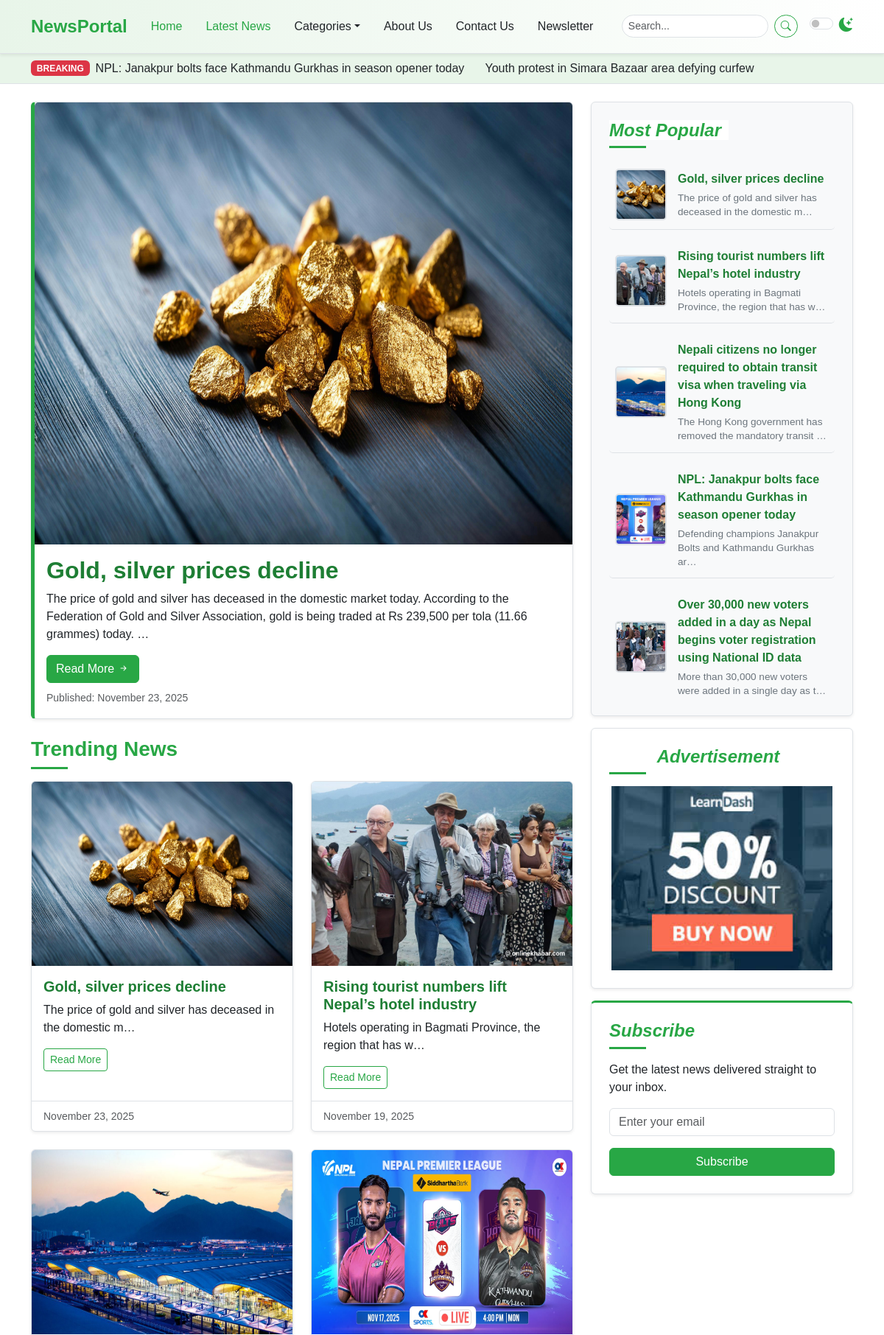
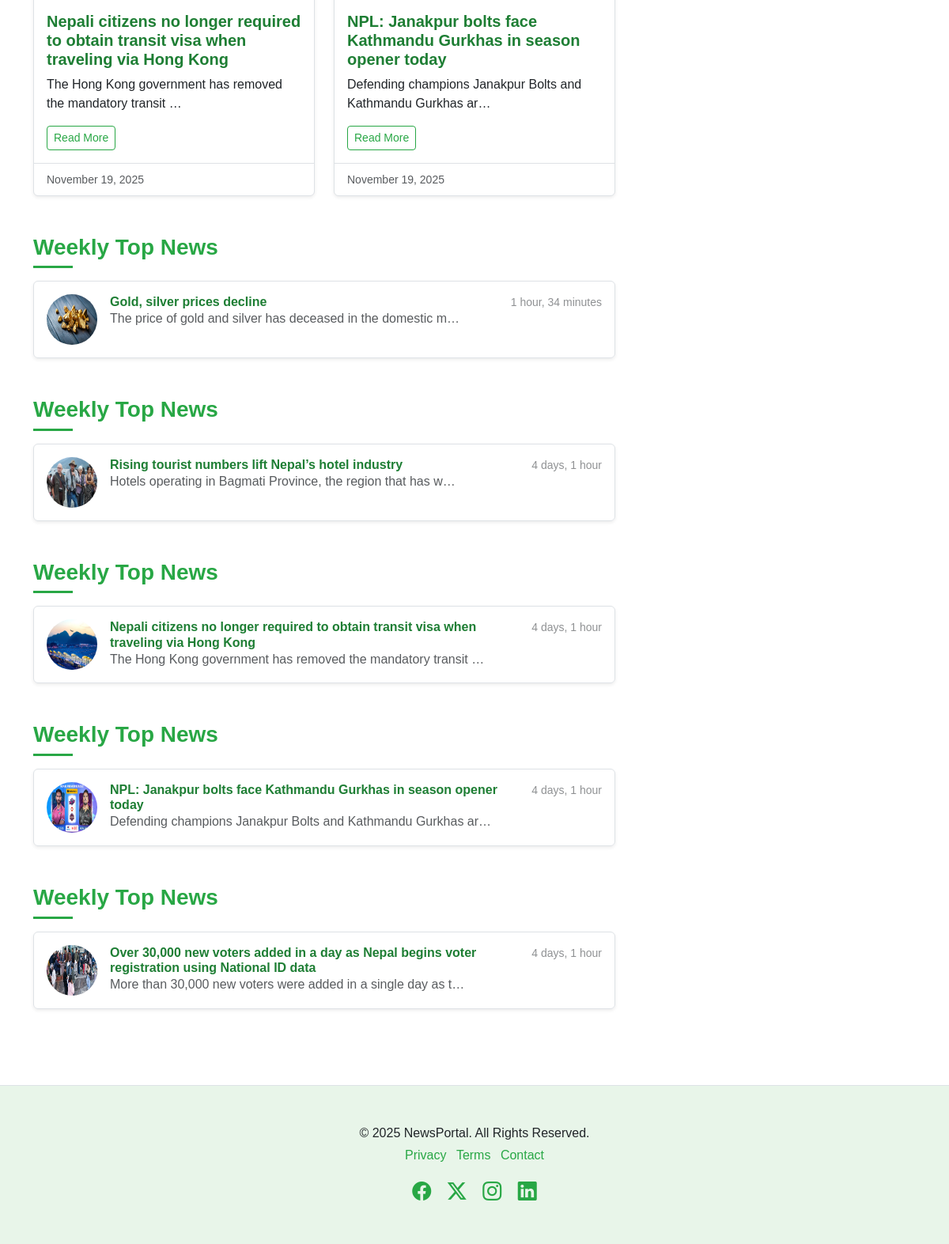
The page / on the database its author committed (2 pictures, top to bottom).
### newspaper/models.py (models this page shows, shortened)
class TimeStampModel(models.Model):
    created_at = models.DateTimeField(auto_now_add=True)
    updated_at = models.DateTimeField(auto_now=True)
    class Meta:
        abstract  = True # Don't create table in DB

class Post(TimeStampModel):
    STATUS_CHOICES = [
        ("active", "Active"),
        ("in_active", "Inactive"),
    ]
    title = models.CharField(max_length=200)
    content = models.TextField()
    featured_image = models.ImageField(upload_to="post_image/%Y/%m/%d", blank=False)
    author = models.ForeignKey("auth.User", on_delete=models.CASCADE)
    status = models.CharField(max_length=20, choices=STATUS_CHOICES, default="active")
    view_count = models.PositiveBigIntegerField(default=0)
    is_breaking_news = models.BooleanField(default=False)
    published_at = models.DateTimeField(null=True, blank=True)
    category = models.ForeignKey(Category, on_delete=models.CASCADE)
    tag = models.ManyToManyField(Tag)

class Advertisement(TimeStampModel):
    title = models.CharField(max_length=100)
    image = models.ImageField(upload_to="advertisements/%Y/%m/%d", blank=False)

### newspaper/views.py (the view)
# urls.py: path("", views.HomeView.as_view(), name="home"),
class HomeView(SidebarMixin, TemplateView):
    template_name = "newsportal/home.html"
    def get_context_data(self, **kwargs):
        context = super().get_context_data(**kwargs)
        context["breaking_news"] = Post.objects.filter(
            published_at__isnull=False, status="active", is_breaking_news=True
        ).order_by("-published_at")[:3]
        context["featured_post"] = (
            Post.objects.filter(published_at__isnull=False, status="active")
            .order_by("-published_at", "-view_count")
            .first()
        )
        context["trending_news"] = Post.objects.filter(
            published_at__isnull=False, status="active"
        ).order_by("-published_at")[:4]
        one_week_ago = timezone.now() - timedelta(days=7)
        context["week_top_posts"] = Post.objects.filter(
            published_at__isnull=False, status="active", published_at__gte=one_week_ago
        ).order_by("-published_at", "-view_count")[:5]
        return context

### newspaper/nav.py (called while the page is built)
def navigation(request):
    categories = Category.objects.all()[:4]
    return {"categories": categories}

### newspaper/views.py (called while the page is built)
    def get_context_data(self, **kwargs):
        context = super().get_context_data(**kwargs)
        context["popular_posts"] = Post.objects.filter(
            published_at__isnull=False, status="active"
        ).order_by("-published_at")[:5]
        context["advertisement"] = (
            Advertisement.objects.all().order_by("-created_at").first()
        )
        return context

### templates/newsportal/home.html
{% extends "newsportal/base.html" %}
{% block content %}
    {% include "newsportal/home/breaking_news.html" %}
    <div class="container mt-4">
      <div class="row">
        <div class="col-lg-8">
          {% include "newsportal/home/left/featured_story.html" %}
          {% include "newsportal/home/left/trending_news.html" %}
          {% include "newsportal/home/left/weekly_top_news.html" %}
        </div>
        <div class="col-lg-4">
          <div class="position-sticky sticky-sidebar-offset">
            {% include "newsportal/home/right/most_popular.html" %}
            {% include "newsportal/home/right/advertisement.html" %}
            {% include "newsportal/home/right/newsletter.html" %}
          </div>
        </div>
      </div>
    </div>
{% endblock content %}

### templates/newsportal/base.html (shortened to what this page needs)
{% load static %}
<!DOCTYPE html>
<html lang="en" data-bs-theme="light">
<head>
  <link href="{% static 'css/bootstrap.min.css' %}" rel="stylesheet"
 />
  <link rel="stylesheet" href="https://cdn.jsdelivr.net/npm/bootstrap-icons@1.11.3/font/bootstrap-icons.min.css" />
  <link rel="stylesheet" href="{% static 'css/style.css' %}" />
</head>
<body>
  {% include "newsportal/nav.html" %}
  {% block content %}
  {% endblock content %}
  {% include "newsportal/footer.html" %}
</body>
</html>

### templates/newsportal/nav.html (shortened to what this page needs)
    <nav class="navbar navbar-expand-lg sticky-top elegant-navbar">
      <div class="container">
        <a class="navbar-brand fw-bold" href="/">NewsPortal</a>
        <div class="collapse navbar-collapse" id="navbarNavDropdown">
          <ul class="navbar-nav me-auto mb-2 mb-lg-0">
            <li class="nav-item">
              <a class="nav-link active" aria-current="page" href="/">Home</a>
            </li>
            <li class="nav-item">
              <a class="nav-link" href="{% url 'post-list' %}">Latest News</a>
            </li>
            <li class="nav-item dropdown">
              <a class="nav-link dropdown-toggle"
                 href="#"
                 role="button"
                 data-bs-toggle="dropdown"
                 aria-expanded="false">Categories</a>
            </li>
            <li class="nav-item">
              <a class="nav-link" href="about.html">About Us</a>
            </li>
            <li class="nav-item">
              <a class="nav-link" href="contact.html">Contact Us</a>
            </li>
            <li class="nav-item">
              <a class="nav-link" href="#newsletter-section">Newsletter</a>
            </li>
          </ul>
          <form class="d-flex me-3" role="search">
            <input class="form-control form-control-sm me-2"
                   type="search"
                   placeholder="Search..."
                   aria-label="Search" />
            <button class="btn btn-outline-success btn-sm" type="submit">
              <i class="bi bi-search"></i>
            </button>
          </form>
          <div class="form-check form-switch">
            <input class="form-check-input"
                   type="checkbox"
                   role="switch"
                   id="darkModeSwitch" />
            <label class="form-check-label" for="darkModeSwitch">
              <i class="bi bi-moon-stars-fill"></i>
            </label>
          </div>
        </div>
      </div>
    </nav>

### templates/newsportal/home/breaking_news.html
<div class="breaking-news-ticker bg-light py-2">
  <div class="container">
    <div class="d-flex align-items-center">
      <span class="badge bg-danger me-2">BREAKING</span>
      <marquee behavior="scroll" direction="left" onmouseover="this.stop();" onmouseout="this.start();">
        {% for post in breaking_news %}
        <a href="article.html" class="text-dark text-decoration-none me-4">{{ post.title }}</a>
        {% endfor %}
      </marquee>
    </div>
  </div>
</div>

### templates/newsportal/home/left/featured_story.html
<div class="card mb-4 featured-story-card shadow-sm">
  <img src="{{ featured_post.featured_image.url }}" class="card-img-top" alt="{{ featured.post.title }}" width="800" height="600" />
  <div class="card-body">
    <h2 class="card-title fw-bold">{{ featured_post.title }}</h2>
    <p class="card-text">
      {{ featured_post.content|truncatechars:200 }} </p>
    <a href="{% url 'post-detail' featured_post.pk %}" class="btn btn-success">Read More <i class="bi bi-arrow-right-short"></i></a>
    <p class="card-text mt-2">
      <small class="text-muted">Published: {{ featured_post.published_at|date:"F j, Y"}}</small>
    </p>
  </div>
</div>

### templates/newsportal/home/left/trending_news.html
<h3 class="mb-3 section-title">
  <span>Trending News</span>
</h3>
<div class="row row-cols-1 row-cols-md-2 g-4">
  {% for post in trending_news %}
  <div class="col">
    <div class="card h-100 shadow-sm news-card">
      <img src="{{ post.featured_image.url }}" class="card-img-top" alt="{{ post.title }}" width="400" height="250" />
      <div class="card-body">
        <h5 class="card-title">{{ post.title }}</h5>
        <p class="card-text">{{ post.content|truncatechars:60 }}</p>
        <a href="article.html" class="btn btn-outline-success btn-sm">Read More</a>
      </div>
      <div class="card-footer">
        <small class="text-muted">{{ post.published_at|date:"F j, Y"}}</small>
      </div>
    </div>
  </div>
  {% endfor %}
</div>

### templates/newsportal/home/left/weekly_top_news.html
{% for post in week_top_posts %}
<h3 class="mt-5 mb-3 section-title"><span>Weekly Top News</span></h3>
<div class="list-group shadow-sm mb-5">
  <a href="article.html" class="list-group-item list-group-item-action d-flex gap-3 py-3" aria-current="true">
    <img src="{{ post.featured_image.url }}" alt="thumb" width="64" height="64"
      class="rounded-circle flex-shrink-0">
    <div class="d-flex gap-2 w-100 justify-content-between">
      <div>
        <h6 class="mb-0">{{ post.title }}</h6>
        <p class="mb-0 opacity-75">{{ post.content|truncatechars:60 }}</p>
      </div>
      <small class="opacity-50 text-nowrap">{{ post.published_at|timesince }}</small>
    </div>
  </a>
</div>
{% endfor %}

### templates/newsportal/home/right/most_popular.html
<div class="p-4 mb-3 bg-light rounded sidebar-widget shadow-sm">
  <h4 class="fst-italic section-title">
    <span>Most Popular</span>
  </h4>
  <ul class="list-unstyled mb-0 popular-list">
    {% for post in popular_posts %}
    <li>
      <img src="{{ post.featured_image.url }}" alt="Popular 1" />
      <div>
        <a href="article.html" class="popular-title-link">{{ post.title }}</a>
        <p class="popular-description">{{ post.content|truncatechars:60 }}</p>
      </div>
    </li>
    {% endfor %}
  </ul>
</div>

### templates/newsportal/home/right/advertisement.html
            <div class="p-4 mb-3 rounded sidebar-widget shadow-sm text-center">
              <h4 class="fst-italic section-title">
                <span>Advertisement</span>
              </h4>
              <img src="{{ advertisement.image.url }}"
                  width="300"
                  height="250"
                   class="img-fluid"
                   alt="Advertisement" />
            </div>

### templates/newsportal/home/right/newsletter.html (shortened to what this page needs)
<div id="newsletter-section" class="p-4 mb-3 rounded sidebar-widget newsletter-widget shadow-sm">
    <h4 class="fst-italic section-title">
        <span>Subscribe</span>
    </h4>
    <p>Get the latest news delivered straight to your inbox.</p>
    <form>
        <div class="mb-3">
            <input type="email" class="form-control" id="newsletterEmail" placeholder="Enter your email" />
        </div>
        <button type="submit" class="btn btn-success w-100">Subscribe</button>
    </form>
</div>

### templates/newsportal/footer.html
    <footer class="py-5 mt-5 elegant-footer">
      <div class="container text-center">
        <p class="mb-1">&copy; 2025 NewsPortal. All Rights Reserved.</p>
        <ul class="list-inline">
          <li class="list-inline-item">
            <a href="#">Privacy</a>
          </li>
          <li class="list-inline-item">
            <a href="#">Terms</a>
          </li>
          <li class="list-inline-item">
            <a href="#">Contact</a>
          </li>
        </ul>
        <div class="social-icons mt-3">
          <a href="#" class="text-decoration-none me-3"><i class="bi bi-facebook fs-4"></i></a>
          <a href="#" class="text-decoration-none me-3"><i class="bi bi-twitter-x fs-4"></i></a>
          <a href="#" class="text-decoration-none me-3"><i class="bi bi-instagram fs-4"></i></a>
          <a href="#" class="text-decoration-none"><i class="bi bi-linkedin fs-4"></i></a>
        </div>
      </div>
    </footer>

### rows shown on the page
Post: title "NPL: Janakpur bolts face Kathmandu Gurkhas in season opener today", featured_image (picture), content "Defending champions Janakpur Bolts and Kathmandu Gurkhas ar…", published_at "November 19, 2025", published_at "4 days, 1 hour"
Post: title "Youth protest in Simara Bazaar area defying curfew"
Post: featured_image (picture), title "Gold, silver prices decline", content "The price of gold and silver has deceased in the domestic market today. According to the Federation of Gold and Silver Association, gold is being traded at Rs 239,500 per tola (11.66 grammes) today. …", published_at "November 23, 2025", content "The price of gold and silver has deceased in the domestic m…", published_at "1 hour, 34 minutes"
Post: featured_image (picture), title "Rising tourist numbers lift Nepal’s hotel industry", content "Hotels operating in Bagmati Province, the region that has w…", published_at "November 19, 2025", published_at "4 days, 1 hour"
Post: featured_image (picture), title "Nepali citizens no longer required to obtain transit visa when traveling via Hong Kong", content "The Hong Kong government has removed the mandatory transit …", published_at "November 19, 2025", published_at "4 days, 1 hour"
Post: featured_image (picture), title "Over 30,000 new voters added in a day as Nepal begins voter registration using National ID data", content "More than 30,000 new voters were added in a single day as t…", published_at "4 days, 1 hour"
Advertisement: image (picture)
